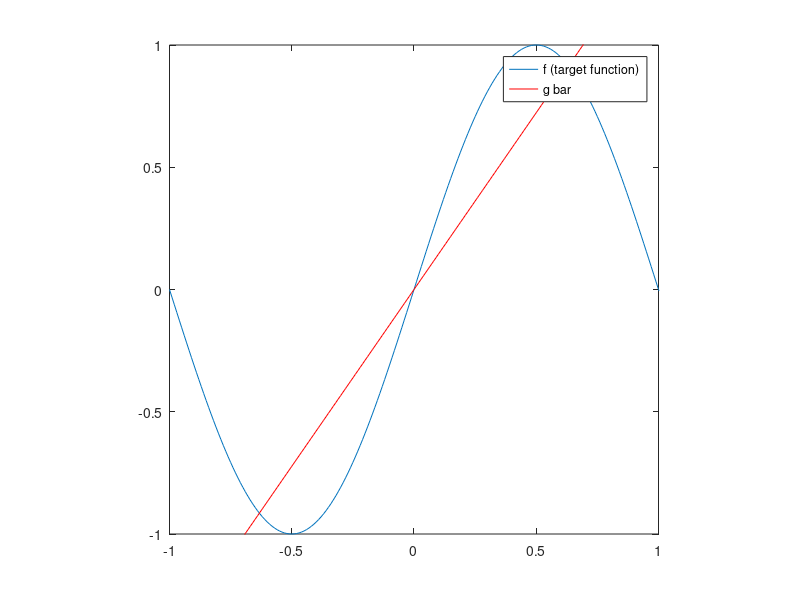

The MATLAB source for this figure:
%% plot the function f(x) = sin(pi * x) using 10000 examples
num_examples = 10000;
x = zeros(num_examples, 1);

% construct the x vector
i = 1; j = -1.0;
while i < num_examples + 1
    x(i) = j;
    i = i + 1; j = j + .01;
end
f = sin(pi * x);        % compute the y value for every x
% plot the function f(x) = sin(pi * x)
plot(x, f); axis([-1 1 -1 1]); axis square;
hold on;

%% use linear regression to find min SSE hypothesis on two random points
a = -1; b = 1; N = 2; num_iters = 1000;
g = zeros(num_iters, 1);
X_TRAIN = [];
F_TRAIN = [];

for i = 1:num_iters
    % pick two random training points
    x_train = a + (b - a) .* rand(N, 1);
    % compute corresponding y axis value according to the target function
    % f(x) = sin(pi * x)
    f_train = sin(pi * x_train);
    % use normal equation to get the min SSE hypothesis (g)
    g(i) = pinv(x_train' * x_train) * x_train' * f_train;

    %== Use the following to calcualte the bias and variance ==%
    % combine all x_train points in 1 vector
    X_TRAIN = [X_TRAIN x_train'];
    % combine all f_train points in 1 vector
    F_TRAIN = [F_TRAIN f_train'];
end

%% Question 4
g_bar = mean(g); 
fprintf('g_bar: %f\n', g_bar);
plot(x, g_bar * x, 'r-');
legend('f (target function)', 'g bar', 'location', 'best');

%% Question 5 
% bias = (g_bar(x) - f(x)).^2
bias_5 = mean((g_bar * X_TRAIN - F_TRAIN).^2);
fprintf('bias: %f\n', bias_5);

%% Question 6
% variance = g_each_data_set(x) - g_bar(x)).^2
vars = zeros(length(g), 1);
for i = 1:length(g)
    vars(i) = mean((g(i) * X_TRAIN - g_bar * X_TRAIN).^2);
end
variance_6 = mean(vars);
fprintf('variance: %f\n', variance_6);

%% Question 7
%% Option b
E_out_b = bias_5 + variance_6;

%% Option a
%% use the average of the two x_train points to find min SSE hypothesis 
% on two random points
a = -1; b = 1; N = 2; num_iters = 1000;
g = zeros(num_iters, 1);
X_TRAIN = [];
F_TRAIN = [];

for i = 1:num_iters
    % pick two random training points
    x_train = a + (b - a) .* rand(N, 1);
    % compute corresponding y axis value according to the target function
    % f(x) = sin(pi * x)
    f_train = sin(pi * x_train);
    % use the average to get the min SSE hypothesis (g)
    g(i) = (x_train(1) + x_train(2))/ 2;

    %== Use the following to calcualte the bias and variance ==%
    % combine all x_train points in 1 vector
    X_TRAIN = [X_TRAIN x_train'];
    % combine all f_train points in 1 vector
    F_TRAIN = [F_TRAIN f_train'];
end

g_bar = mean(g);
% bias = (g_bar(x) - f(x)).^2
bias = mean((g_bar * X_TRAIN - F_TRAIN).^2);

% variance = g_each_data_set(x) - g_bar(x)).^2
vars = zeros(length(g), 1);
for i = 1:length(g)
    vars(i) = mean((g(i) * X_TRAIN - g_bar * X_TRAIN).^2);
end
variance = mean(vars);
E_out_a = bias + variance;
fprintf('Optoin(a)\th(x) = b\t%f\n', E_out_a);
fprintf('Optoin(b)\th(x) = ax\t%f\n', E_out_b);

%% Option c
%% use linear regression to find min SSE hypothesis on two random points
a = -1; b = 1; N = 2; num_iters = 1000;
g = zeros(num_iters, 2);    % now two weights incl. the intercept term
X_TRAIN = [];
F_TRAIN = [];

for i = 1:num_iters
    % pick two random training points
    x_train = a + (b - a) .* rand(N, 1);
    % compute corresponding y axis value according to the target function
    % f(x) = sin(pi * x)
    f_train = sin(pi * x_train);

    % first add intercept term to x_train
    x_train = [ones(size(x_train, 1), 1) x_train];

    % use normal equation to get the min SSE hypothesis (g)
    g(i, :) = (pinv(x_train' * x_train) * x_train' * f_train)';

    %== Use the following to calcualte the bias and variance ==%
    % combine all x_train points in 1 vector
    X_TRAIN = [X_TRAIN x_train'];
    % combine all f_train points in 1 vector
    F_TRAIN = [F_TRAIN f_train'];
end

g_bar = mean(g);
% bias = (g_bar(x) - f(x)).^2
bias = mean((g_bar * X_TRAIN - F_TRAIN).^2);

% variance = g_each_data_set(x) - g_bar(x)).^2
vars = zeros(length(g), 1);
for i = 1:length(g)
    vars(i) = mean((g(i, :) * X_TRAIN - g_bar * X_TRAIN).^2);
end
variance = mean(vars);
E_out_c = bias + variance;
fprintf('Optoin(a)\th(x) = ax + b\t%f\n', E_out_c);
